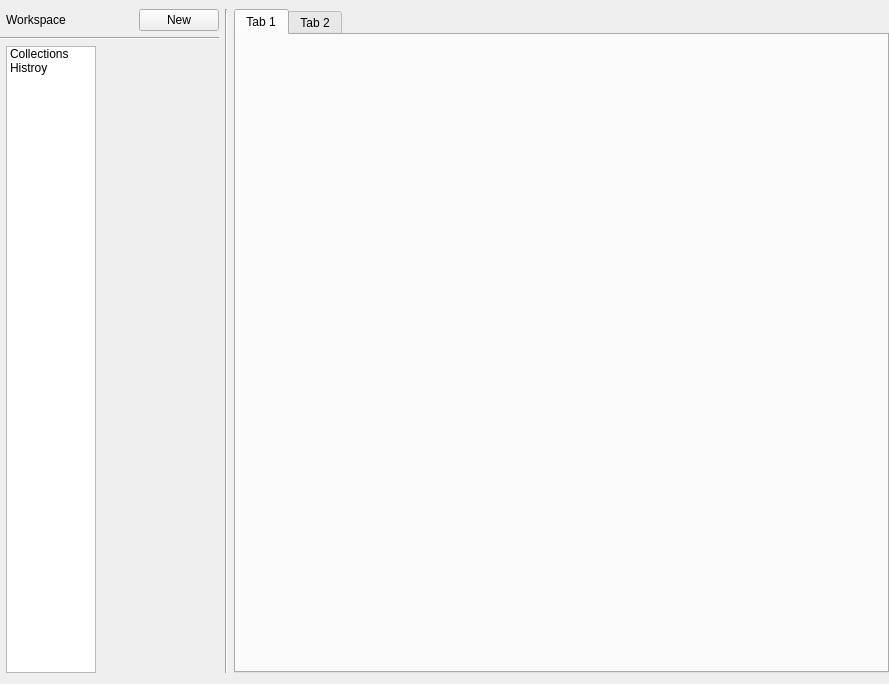
<?xml version="1.0" encoding="UTF-8"?>
<ui version="4.0">
 <class>Form</class>
 <widget class="QWidget" name="Form">
  <property name="geometry">
   <rect>
    <x>0</x>
    <y>0</y>
    <width>889</width>
    <height>684</height>
   </rect>
  </property>
  <property name="windowTitle">
   <string>Form</string>
  </property>
  <layout class="QGridLayout" name="gridLayout">
   <property name="leftMargin">
    <number>0</number>
   </property>
   <property name="topMargin">
    <number>9</number>
   </property>
   <property name="rightMargin">
    <number>0</number>
   </property>
   <item row="0" column="0">
    <layout class="QHBoxLayout" name="horizontalLayout_3" stretch="1,0,3">
     <item>
      <layout class="QVBoxLayout" name="verticalLayout" stretch="0,0,0">
       <item>
        <layout class="QHBoxLayout" name="horizontalLayout">
         <property name="leftMargin">
          <number>6</number>
         </property>
         <item>
          <widget class="QLabel" name="label">
           <property name="text">
            <string>Workspace</string>
           </property>
          </widget>
         </item>
         <item>
          <spacer name="horizontalSpacer">
           <property name="orientation">
            <enum>Qt::Horizontal</enum>
           </property>
           <property name="sizeHint" stdset="0">
            <size>
             <width>40</width>
             <height>20</height>
            </size>
           </property>
          </spacer>
         </item>
         <item>
          <widget class="QPushButton" name="new_pushButton">
           <property name="cursor">
            <cursorShape>PointingHandCursor</cursorShape>
           </property>
           <property name="text">
            <string>New</string>
           </property>
          </widget>
         </item>
        </layout>
       </item>
       <item>
        <widget class="Line" name="line">
         <property name="orientation">
          <enum>Qt::Horizontal</enum>
         </property>
        </widget>
       </item>
       <item>
        <layout class="QHBoxLayout" name="horizontalLayout_2" stretch="2,3">
         <property name="spacing">
          <number>0</number>
         </property>
         <property name="leftMargin">
          <number>6</number>
         </property>
         <item>
          <widget class="QListWidget" name="workspace_listWidget">
           <property name="minimumSize">
            <size>
             <width>90</width>
             <height>0</height>
            </size>
           </property>
           <property name="cursor" stdset="0">
            <cursorShape>PointingHandCursor</cursorShape>
           </property>
           <item>
            <property name="text">
             <string>Collections</string>
            </property>
           </item>
           <item>
            <property name="text">
             <string>Histroy</string>
            </property>
           </item>
          </widget>
         </item>
         <item>
          <widget class="QStackedWidget" name="workspace_stackedWidget">
           <widget class="QWidget" name="page"/>
           <widget class="QWidget" name="page_2"/>
          </widget>
         </item>
        </layout>
       </item>
      </layout>
     </item>
     <item>
      <widget class="Line" name="line_3">
       <property name="orientation">
        <enum>Qt::Vertical</enum>
       </property>
      </widget>
     </item>
     <item>
      <widget class="QTabWidget" name="tabWidget">
       <property name="cursor">
        <cursorShape>PointingHandCursor</cursorShape>
       </property>
       <widget class="QWidget" name="tab">
        <attribute name="title">
         <string>Tab 1</string>
        </attribute>
       </widget>
       <widget class="QWidget" name="tab_2">
        <attribute name="title">
         <string>Tab 2</string>
        </attribute>
       </widget>
      </widget>
     </item>
    </layout>
   </item>
  </layout>
 </widget>
 <resources/>
 <connections/>
</ui>
